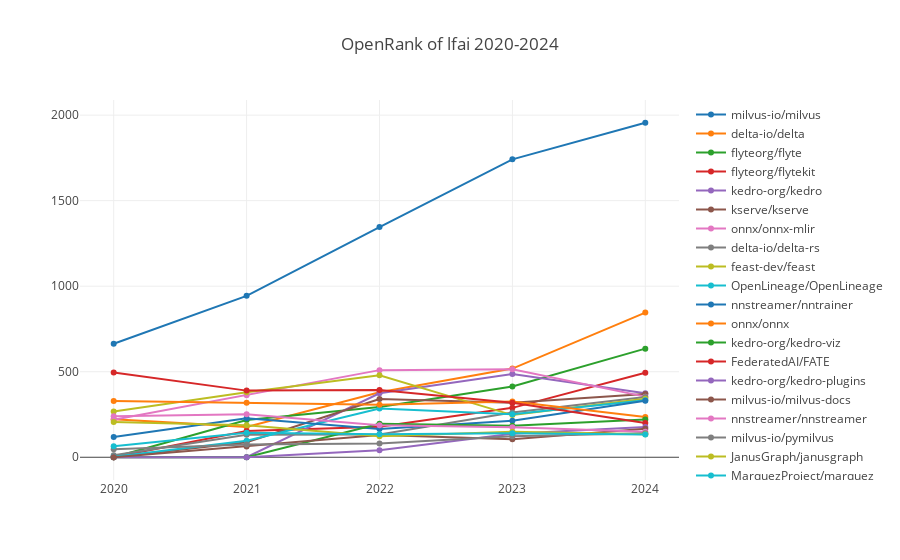

The code cell stored with this chart in its notebook:
### Markdown cell above
### lfai

### Code cell
processTechFieldData(':foundations/linux_foundation/lfai', 'lfai');

### Figure 1 — Plotly figure (JSON) as saved in the notebook; plotly's stock layout.template omitted (floating-point values rounded to 4 significant figures)
{"data": [{"name": "milvus-io/milvus", "x": [2020, 2021, 2022, 2023, 2024], "y": [663.7, 943.6, 1345.0, 1742.0, 1956.0]}, {"name": "delta-io/delta", "x": [2020, 2021, 2022, 2023, 2024], "y": [222.7, 177.6, 380.0, 518.6, 845.7]}, {"name": "flyteorg/flyte", "x": [2020, 2021, 2022, 2023, 2024], "y": [0, 218.2, 294.1, 413.7, 634.9]}, {"name": "flyteorg/flytekit", "x": [2020, 2021, 2022, 2023, 2024], "y": [0, 153.3, 178.1, 288.8, 494.4]}, {"name": "kedro-org/kedro", "x": [2020, 2021, 2022, 2023, 2024], "y": [0, 0, 374.2, 486.7, 374.2]}, {"name": "kserve/kserve", "x": [2020, 2021, 2022, 2023, 2024], "y": [0, 87.5, 340.2, 319.2, 370.4]}, {"name": "onnx/onnx-mlir", "x": [2020, 2021, 2022, 2023, 2024], "y": [218.9, 362.1, 509.3, 515.0, 354.4]}, {"name": "delta-io/delta-rs", "x": [2020, 2021, 2022, 2023, 2024], "y": [11.31, 131.8, 133.2, 262.0, 352.6]}, {"name": "feast-dev/feast", "x": [2020, 2021, 2022, 2023, 2024], "y": [267.9, 380.3, 479.5, 246.5, 342.2]}, {"name": "OpenLineage/OpenLineage", "x": [2020, 2021, 2022, 2023, 2024], "y": [2.93, 96.04, 285.0, 252.0, 332.9]}, {"name": "nnstreamer/nntrainer", "x": [2020, 2021, 2022, 2023, 2024], "y": [119.0, 228.5, 165.6, 213.9, 329.8]}, {"name": "onnx/onnx", "x": [2020, 2021, 2022, 2023, 2024], "y": [329.3, 318.8, 307.3, 326.2, 235.5]}, {"name": "kedro-org/kedro-viz", "x": [2020, 2021, 2022, 2023, 2024], "y": [0, 0, 196.4, 183.8, 220.7]}, {"name": "FederatedAI/FATE", "x": [2020, 2021, 2022, 2023, 2024], "y": [494.8, 389.5, 393.3, 319.2, 200.2]}, {"name": "kedro-org/kedro-plugins", "x": [2020, 2021, 2022, 2023, 2024], "y": [0, 0, 41.01, 137.1, 176.7]}, {"name": "milvus-io/milvus-docs", "x": [2020, 2021, 2022, 2023, 2024], "y": [0, 63.03, 129.7, 105.5, 166.8]}, {"name": "nnstreamer/nnstreamer", "x": [2020, 2021, 2022, 2023, 2024], "y": [239.7, 250.7, 186.9, 175.9, 148.3]}, {"name": "milvus-io/pymilvus", "x": [2020, 2021, 2022, 2023, 2024], "y": [47.37, 74.27, 80.73, 122.9, 140.0]}, {"name": "JanusGraph/janusgraph", "x": [2020, 2021, 2022, 2023, 2024], "y": [206.8, 187.8, 122.5, 149.8, 134.6]}, {"name": "MarquezProject/marquez", "x": [2020, 2021, 2022, 2023, 2024], "y": [63.75, 143.2, 134.9, 139.9, 132.7]}], "layout": {"autosize": true, "title": {"text": "OpenRank of lfai 2020-2024"}, "xaxis": {"autorange": true, "range": [2020.0, 2024.0], "type": "linear"}, "yaxis": {"autorange": true, "range": [-161.4, 2117.0], "type": "linear"}}}
